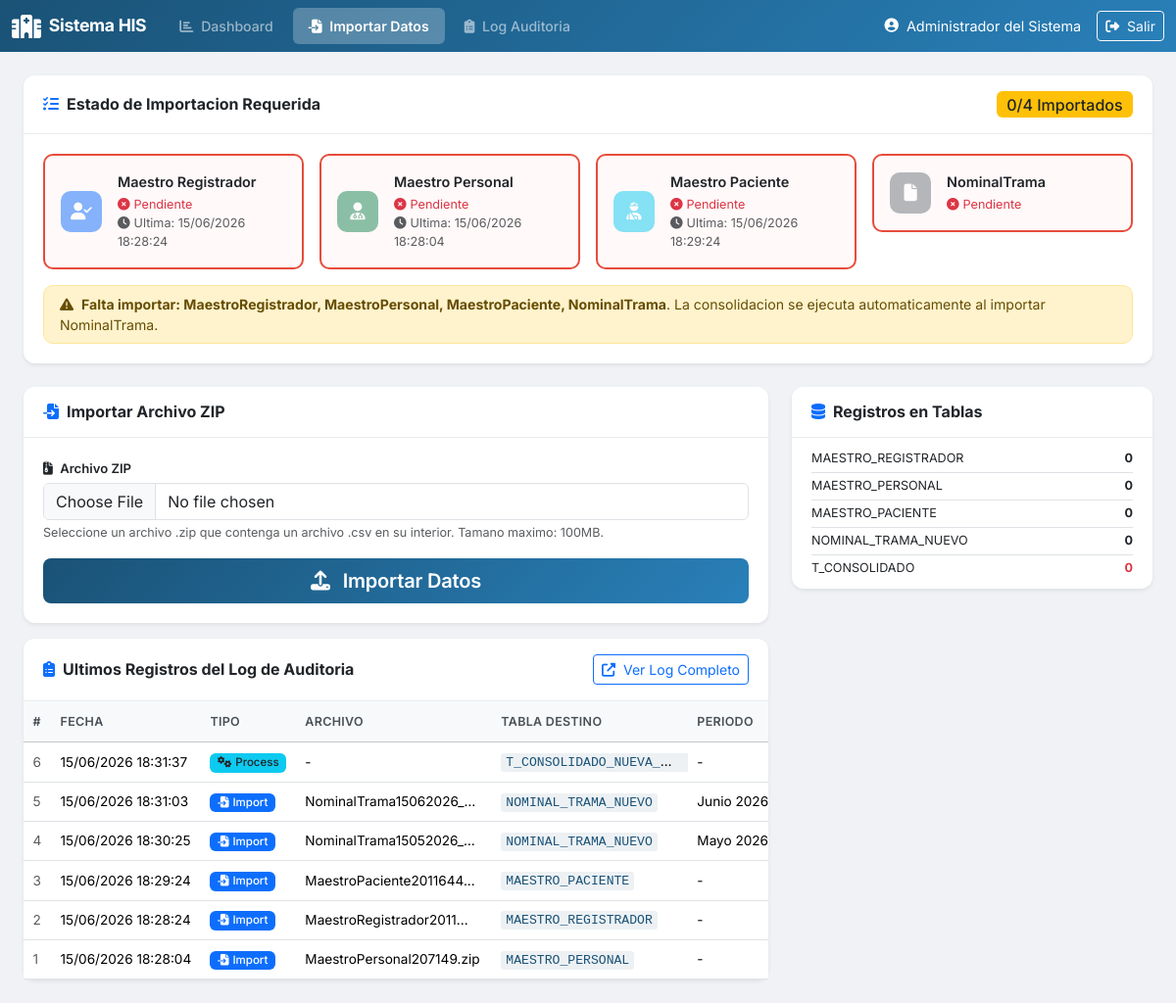
/import.php (signed in), run on an earlier commit of the app's database.
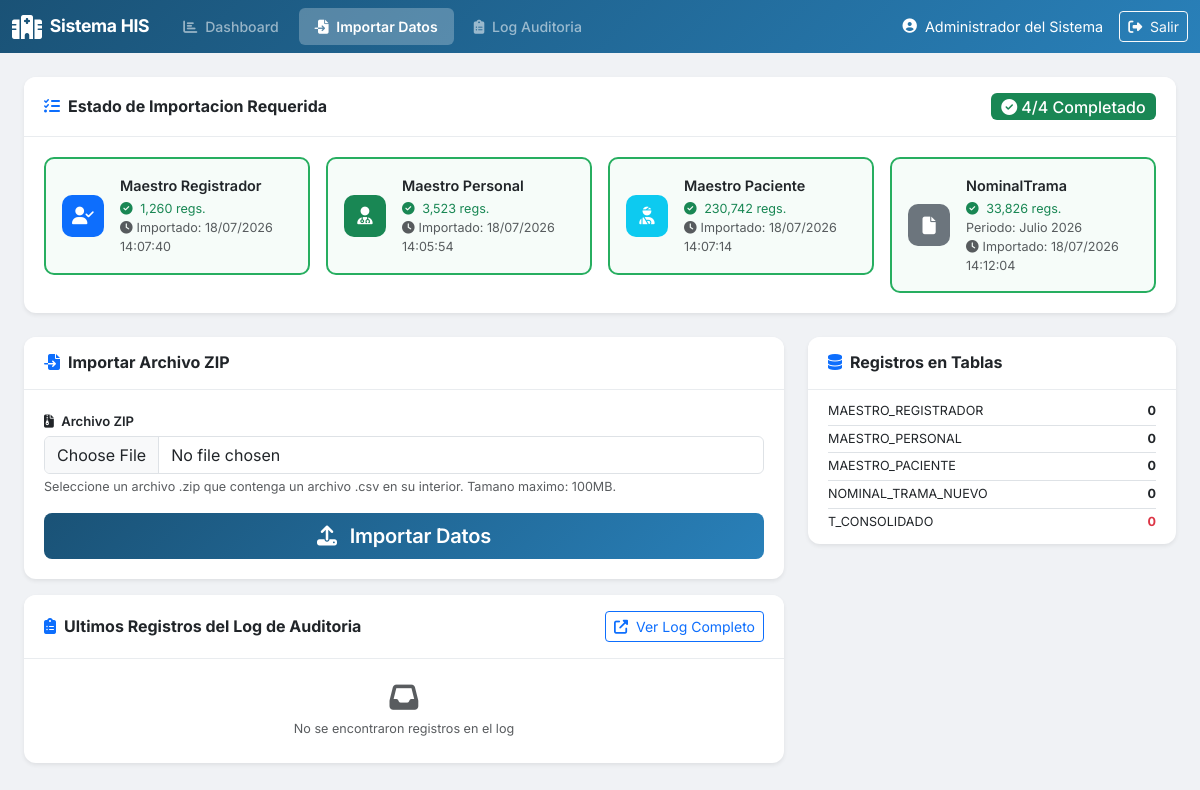
And on a later commit of the database.
### tables this page shows
CREATE TABLE `IMPORT_ESTADO` (
  `id` int(11) NOT NULL,
  `tipo_archivo` varchar(50) NOT NULL COMMENT 'MaestroRegistrador, MaestroPersonal, MaestroPaciente, NominalTrama',
  `importado` tinyint(1) NOT NULL DEFAULT 0 COMMENT '1=Importado, 0=Pendiente',
  `fecha_importacion` datetime DEFAULT NULL,
  `nombre_archivo` varchar(255) DEFAULT NULL,
  `periodo_mes` varchar(2) DEFAULT NULL,
  `periodo_anio` varchar(4) DEFAULT NULL,
  `registros_importados` int(11) DEFAULT 0
);

CREATE TABLE `LOG_IMPORTACION` (
  `id_log` int(11) NOT NULL,
  `tipo_operacion` varchar(50) NOT NULL COMMENT 'IMPORT o PROCESS',
  `tipo_archivo` varchar(50) DEFAULT NULL COMMENT 'MaestroRegistrador, MaestroPersonal, MaestroPaciente, NominalTrama',
  `nombre_archivo` varchar(255) DEFAULT NULL,
  `tabla_destino` varchar(100) DEFAULT NULL,
  `periodo_mes` varchar(2) DEFAULT NULL,
  `periodo_anio` varchar(4) DEFAULT NULL,
  `registros_procesados` int(11) DEFAULT 0,
  `modo_importacion` varchar(20) DEFAULT NULL COMMENT 'REEMPLAZO o PERIODO',
  `fecha_operacion` datetime DEFAULT current_timestamp(),
  `usuario` varchar(100) DEFAULT NULL,
  `estado` varchar(20) NOT NULL COMMENT 'EXITO, ERROR, PARCIAL',
  `mensaje` text DEFAULT NULL,
  `duracion_segundos` decimal(10,2) DEFAULT NULL
);

### includes/functions.php (called while the page is built, shortened)
<?php
function clean($str) {
    return htmlspecialchars($str ?? '', ENT_QUOTES, 'UTF-8');
}
function formatDateTime($datetime) {
    $ts = strtotime($datetime);
    return $ts ? date('d/m/Y H:i:s', $ts) : $datetime;
}
function getNombreMes($mes) {
    $meses = [
        1 => 'Enero', 2 => 'Febrero', 3 => 'Marzo',
        4 => 'Abril', 5 => 'Mayo', 6 => 'Junio',
        7 => 'Julio', 8 => 'Agosto', 9 => 'Septiembre',
        10 => 'Octubre', 11 => 'Noviembre', 12 => 'Diciembre'
    ];
    return $meses[intval($mes)] ?? $mes;
}
function obtenerEstadoImportacion() {
    $pdo = getDBConnection();
    $stmt = $pdo->query("SELECT * FROM IMPORT_ESTADO ORDER BY FIELD(tipo_archivo, 'MaestroRegistrador', 'MaestroPersonal', 'MaestroPaciente', 'NominalTrama')");
    $rows = $stmt->fetchAll();
    $estado = [];
    foreach ($rows as $row) {
        $estado[$row['tipo_archivo']] = $row;
    }
    return $estado;
}
function verificarTodosImportados() {
    $pdo = getDBConnection();
    $stmt = $pdo->query("SELECT COUNT(*) FROM IMPORT_ESTADO WHERE importado = 1");
    $importados = (int)$stmt->fetchColumn();
    return $importados >= 4;
}

### import.php (the view, shortened to what the rows shown need)
<?php
require_once 'includes/functions.php';
$pdo = getDBConnection();
$importEstado = obtenerEstadoImportacion();
$todosImportados = verificarTodosImportados();
$ultimosLogs = $pdo->query("SELECT * FROM LOG_IMPORTACION ORDER BY fecha_operacion DESC LIMIT 16")->fetchAll();
$ultimaImportacionPorTabla = [];
try {
    $tablasDestino = ['MAESTRO_REGISTRADOR', 'MAESTRO_PERSONAL', 'MAESTRO_PACIENTE', 'NOMINAL_TRAMA_NUEVO'];
    foreach ($tablasDestino as $tablaDest) {
        $stmtUlt = $pdo->prepare("
            SELECT tipo_archivo, tabla_destino, fecha_operacion, registros_procesados, nombre_archivo
            FROM LOG_IMPORTACION
            WHERE tipo_operacion = 'IMPORT' AND estado = 'EXITO' AND tabla_destino = ?
            ORDER BY fecha_operacion DESC
            LIMIT 1
        ");
        $stmtUlt->execute([$tablaDest]);
        $rowUlt = $stmtUlt->fetch();
        if ($rowUlt) {
            $ultimaImportacionPorTabla[$tablaDest] = $rowUlt;
        }
    }
} catch (Exception $e) {
}
include 'includes/header.php';
?>
<div class="row mb-4">
    <div class="col-12">
        <div class="card shadow-sm <?= $todosImportados ? 'border-success' : 'border-warning' ?>">
            <div class="card-body">
                <div class="row g-3">
                    <?php
                    $iconos = [
                        'MaestroRegistrador' => ['icon' => 'fa-user-check', 'color' => 'primary', 'label' => 'Maestro Registrador', 'tabla' => 'MAESTRO_REGISTRADOR'],
                        'MaestroPersonal' => ['icon' => 'fa-user-md', 'color' => 'success', 'label' => 'Maestro Personal', 'tabla' => 'MAESTRO_PERSONAL'],
                        'MaestroPaciente' => ['icon' => 'fa-user-injured', 'color' => 'info', 'label' => 'Maestro Paciente', 'tabla' => 'MAESTRO_PACIENTE'],
                        'MaestroTrama' => ['icon' => 'fa-file-medical', 'color' => 'warning', 'label' => 'Nominal Trama', 'tabla' => 'NOMINAL_TRAMA_NUEVO'],
                    ];
                    foreach ($importEstado as $tipo => $info):
                        $cfg = $iconos[$tipo] ?? ['icon' => 'fa-file', 'color' => 'secondary', 'label' => $tipo, 'tabla' => ''];
                        $tablaNombre = $cfg['tabla'];
                        $logUltimo = $ultimaImportacionPorTabla[$tablaNombre] ?? null;
                    ?>
                    <div class="col-lg-3 col-md-6 col-sm-6">
                        <div class="import-status-card <?= $info['importado'] ? 'status-done' : 'status-pending' ?>">
                            <div class="d-flex align-items-center gap-3">
                                <div class="status-icon bg-<?= $cfg['color'] ?> <?= $info['importado'] ? '' : 'opacity-50' ?>">
                                    <i class="fas <?= $cfg['icon'] ?>"></i>
                                </div>
                                <div class="flex-grow-1">
                                    <div class="fw-semibold"><?= $cfg['label'] ?></div>
                                    <?php if ($info['importado']): ?>
                                        <small class="text-success">
                                            <i class="fas fa-check-circle me-1"></i>
                                            <?= number_format($info['registros_importados']) ?> regs.
                                        </small>
                                        <?php if ($tipo === 'NominalTrama' && $info['periodo_anio'] && $info['periodo_mes']): ?>
                                            <small class="text-muted d-block">Periodo: <?= getNombreMes($info['periodo_mes']) ?> <?= $info['periodo_anio'] ?></small>
                                        <?php endif; ?>
                                        <?php if ($logUltimo): ?>
                                            <small class="text-muted d-block"><i class="fas fa-clock me-1"></i>Ultima importacion: <?= formatDateTime($logUltimo['fecha_operacion']) ?></small>
                                        <?php elseif ($info['fecha_importacion']): ?>
                                            <small class="text-muted d-block"><i class="fas fa-clock me-1"></i>Importado: <?= formatDateTime($info['fecha_importacion']) ?></small>
                                        <?php endif; ?>
                                    <?php else: ?>
                                        <small class="text-danger"><i class="fas fa-times-circle me-1"></i>Pendiente</small>
                                        <?php if ($logUltimo): ?>
                                            <small class="text-muted d-block"><i class="fas fa-clock me-1"></i>Ultima: <?= formatDateTime($logUltimo['fecha_operacion']) ?></small>
                                        <?php endif; ?>
                                    <?php endif; ?>
                                </div>
                            </div>
                        </div>
                    </div>
                    <?php endforeach; ?>
                </div>
            </div>
        </div>
    </div>
</div>
<div class="row">
    <div class="col-lg-8">
        <div class="card shadow-sm mt-3">
            <div class="card-body p-0">
                <?php if (empty($ultimosLogs)): ?>
                    <div class="text-center py-4">
                        <i class="fas fa-inbox fa-2x text-muted mb-2"></i>
                        <p class="text-muted mb-0 small">No se encontraron registros en el log</p>
                    </div>
                <?php else: ?>
                    <div class="table-responsive">
                        <table class="table table-hover table-sm mb-0">
                            <thead class="table-light">
                                <tr>
                                    <th>#</th>
                                    <th>Fecha</th>
                                    <th>Tipo</th>
                                    <th>Archivo</th>
                                    <th>Tabla Destino</th>
                                    <th>Periodo</th>
                                </tr>
                            </thead>
                            <tbody>
                                <?php foreach ($ultimosLogs as $log): ?>
                                <tr>
                                    <td class="text-muted"><?= $log['id_log'] ?></td>
                                    <td><?= formatDateTime($log['fecha_operacion']) ?></td>
                                    <td>
                                        <?php if ($log['tipo_operacion'] === 'IMPORT'): ?>
                                            <span class="badge bg-primary"><i class="fas fa-file-import me-1"></i>Import</span>
                                        <?php else: ?>
                                            <span class="badge bg-info text-dark"><i class="fas fa-cogs me-1"></i>Process</span>
                                        <?php endif; ?>
                                    </td>
                                    <td title="<?= clean($log['nombre_archivo']) ?>">
                                        <?= clean(mb_strimwidth($log['nombre_archivo'] ?? '-', 0, 25, '...')) ?>
                                    </td>
                                    <td><code><?= clean($log['tabla_destino'] ?? '-') ?></code></td>
                                    <td>
                                        <?php if ($log['periodo_anio'] && $log['periodo_mes']): ?>
                                            <?= getNombreMes($log['periodo_mes']) ?> <?= $log['periodo_anio'] ?>
                                        <?php else: ?>
                                            -
                                        <?php endif; ?>
                                    </td>
                                </tr>
                                <?php endforeach; ?>
                            </tbody>
                        </table>
                    </div>
                <?php endif; ?>
            </div>
        </div>
    </div>
</div>
<?php include 'includes/footer.php'; ?>

What changed in the data, as far as the page shows it:
removed log_importacion: fecha_operacion "15/06/2026 18:28:24", id_log "2", tipo_operacion "IMPORT" (drawn), nombre_archivo "MaestroRegistrador2011...", tabla_destino "MAESTRO_REGISTRADOR"
removed log_importacion: fecha_operacion "15/06/2026 18:28:04", id_log "1", tipo_operacion "IMPORT" (drawn), nombre_archivo "MaestroPersonal207149.zip", tabla_destino "MAESTRO_PERSONAL"
removed log_importacion: fecha_operacion "15/06/2026 18:29:24", id_log "3", tipo_operacion "IMPORT" (drawn), nombre_archivo "MaestroPaciente2011644...", tabla_destino "MAESTRO_PACIENTE"
removed log_importacion: id_log "6", fecha_operacion "15/06/2026 18:31:37", tipo_operacion "PROCESS" (drawn), nombre_archivo "-", tabla_destino "T_CONSOLIDADO_NUEVA_…"
removed log_importacion: id_log "5", fecha_operacion "15/06/2026 18:31:03", tipo_operacion "IMPORT" (drawn), nombre_archivo "NominalTrama15062026_2...", tabla_destino "NOMINAL_TRAMA_NUEVO", periodo_mes "Junio", periodo_anio "2026"
removed log_importacion: id_log "4", fecha_operacion "15/06/2026 18:30:25", tipo_operacion "IMPORT" (drawn), nombre_archivo "NominalTrama15052026_2...", tabla_destino "NOMINAL_TRAMA_NUEVO", periodo_mes "Mayo", periodo_anio "2026"
changed import_estado (number 1 of 4 on the later page): registros_importados (not shown) → "1,260"; fecha_importacion (not shown) → "18/07/2026 14:07:40"; importado "Pendiente Ultima:" → "regs. Importado:"
changed import_estado (number 2 of 4 on the later page): registros_importados (not shown) → "3,523"; fecha_importacion (not shown) → "18/07/2026 14:05:54"; importado "Pendiente Ultima:" → "regs. Importado:"
changed import_estado (number 3 of 4 on the later page): registros_importados (not shown) → "230,742"; fecha_importacion (not shown) → "18/07/2026 14:07:14"; importado "Pendiente Ultima:" → "regs. Importado:"
changed import_estado: registros_importados (not shown) → "33,826"; periodo_mes (not shown) → "Julio"; periodo_anio (not shown) → "2026"; fecha_importacion (not shown) → "18/07/2026 14:12:04"; importado "Pendiente" → "regs. Periodo: Importado:"
Also different on the page:
4 - count($archivosFaltantes): "0" → (not shown)
implode(', ', $archivosFaltantes): "MaestroRegistrador, MaestroPersonal, MaestroPaciente, NominalTrama" → (not shown)
text no longer shown: "/4 Importados Falta importar: . La consolidacion se ejecuta automaticamente al importar NominalTrama. # FECHA TIPO ARCHIVO TABLA DESTINO PERIODO"
text now shown: "4/4 Completado No se encontraron registros en el log"
